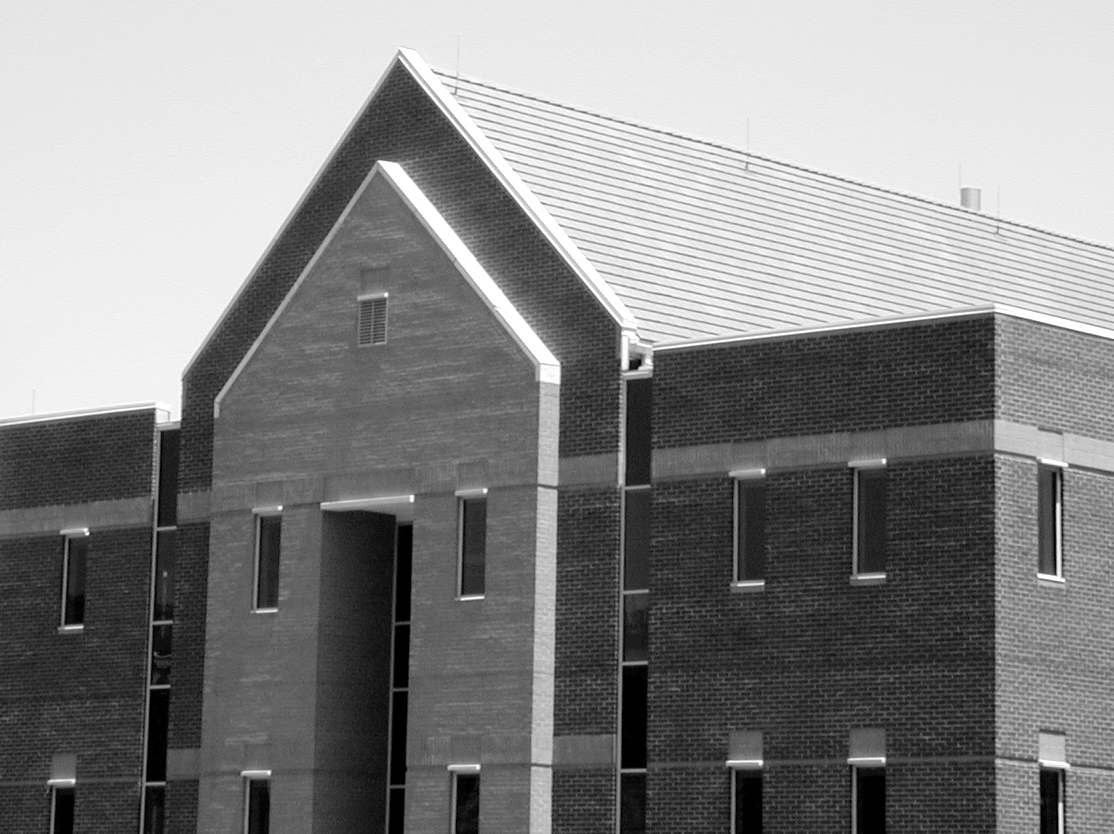
#> input picture PyProjects/Assignment9/building.tif, 1114 x 834 px
$ python edgedetector.py building.tif   (older library calls are emulated)
#> lines starting #> are read from the running program, lines starting #| are printed output that depends on the picture
'''
Created on Nov 28, 2014

@author: richman
'''

import argparse
from scipy import misc
import numpy as np
from scipy.ndimage.filters import gaussian_filter
from scipy.signal.signaltools import convolve2d
import scipy.ndimage as ndi
from matplotlib import pyplot


def parseArgs():
    parser = argparse.ArgumentParser()
    parser.add_argument('inputimage', type=misc.imread)
    return parser.parse_args()


# [15 lines left out: function non_maximal_edge_suppresion, not called in this run]


def main():
    args = parseArgs()
    maarhimg = filter_maar_hidlret(args.inputimage)
    misc.imsave('marr_hidlret_11.tif', maarhimg)
# [12 lines of commented-out code are left out]


# [73 lines left out: functions filter_w_mask, filter_canny, not called in this run]


def filter_maar_hidlret(inputimage):
    filteredimg = filterimg(inputimage, maar_hidlret_kernel((25, 25), 4))
#> in filterimg, `return convolve2d(arr, mask)`:
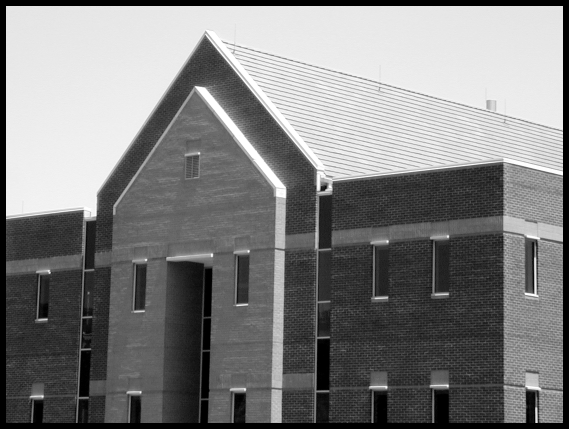
#> returned value: shape (858, 1138) float64 (shown at 1/2 size); min 0, max 255.3, mean 127; drawn with min black and max white
#> inputimage is the input picture: shape (834, 1114); min 0, max 255, mean 133.3
    laplacianimg = applylaplacian(filteredimg)
#> in filterimg (call 2), `return convolve2d(arr, mask)`:
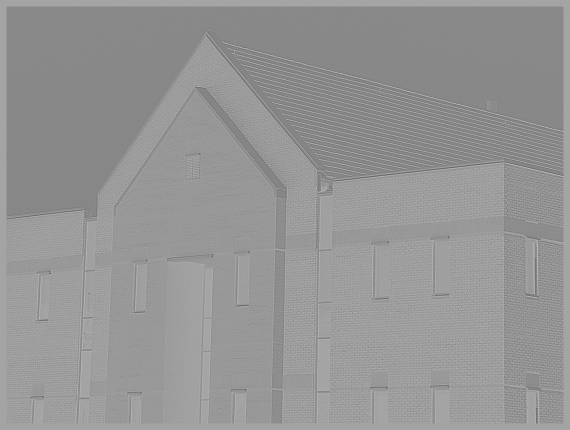
#> returned value: shape (860, 1140) float64 (shown at 1/2 size); min -1383.3, max 765.2, mean -126.5; drawn with min black and max white
    return zero_crossings(laplacianimg)


def sgn(n):
    if n:
        return 1
    else:
        return -1


def gradientmagnitude(gx, gy):
    return np.hypot(gx, gy)


def directionangle(gx, gy):
    return np.arctan2(gy, gx)
# Better use the library, will be otherwise hard to read


# [11 lines left out: function gauss2dkernel, not called in this run]


def eucl_dist(i, j, M, N):
    return np.sqrt((i - (M / 2)) ** 2 + (j - (N / 2)) ** 2)


def zero_crossings(arr):
    threshold = 10
    offset = 1
    ret = np.zeros((arr.shape), dtype=bool)
    for i in range(offset, len(arr) - offset):
        for j in range(offset, len(arr[0]) - offset):
            if sgn(arr[i + offset][j]) != sgn(arr[i - offset][j]) and (abs(arr[i + offset][j]) - abs(arr[i - offset][j])) > threshold:
                ret[i, j] = 1
                continue
            if sgn(arr[i][j + offset]) != sgn(arr[i][j - offset]) and (abs(arr[i][j + offset]) - abs(arr[i][j - offset])) > threshold:
                ret[i, j] = 1
                continue
            if sgn(arr[i + offset][j - offset]) != sgn(arr[i - offset][j + offset]) and (abs(arr[i + offset][j - offset]) - abs(arr[i - offset][j + offset])) > threshold:
                ret[i, j] = 1
                continue
            if sgn(arr[i + offset][j + offset]) != sgn(arr[i - offset][j - offset]) and (abs(arr[i + offset][j + offset]) - abs(arr[i - offset][j - offset])) > threshold:
                ret[i, j] = 1
                continue
#> ret: shape (860, 1140) bool; every value is 0
    return ret


# [17 lines left out: function calculategradient, not called in this run]


def applylaplacian(arr):
    mask = np.array([[1, 1, 1], [1, -9, 1], [1, 1, 1]])
    return filterimg(arr, mask)


def filterimg(arr, mask):
    return convolve2d(arr, mask)


def maar_hidlret_kernel(size, sigma):
    m, n = [(ss - 1) / 2. for ss in size]
    x, y = np.ogrid[-m:m + 1, -n:n + 1]
    return np.exp(-1 * (x ** 2 + y ** 2) / 2 * sigma ** 2)

if __name__ == '__main__':
#> (the run stopped early here; a loop or call above may not have finished)
